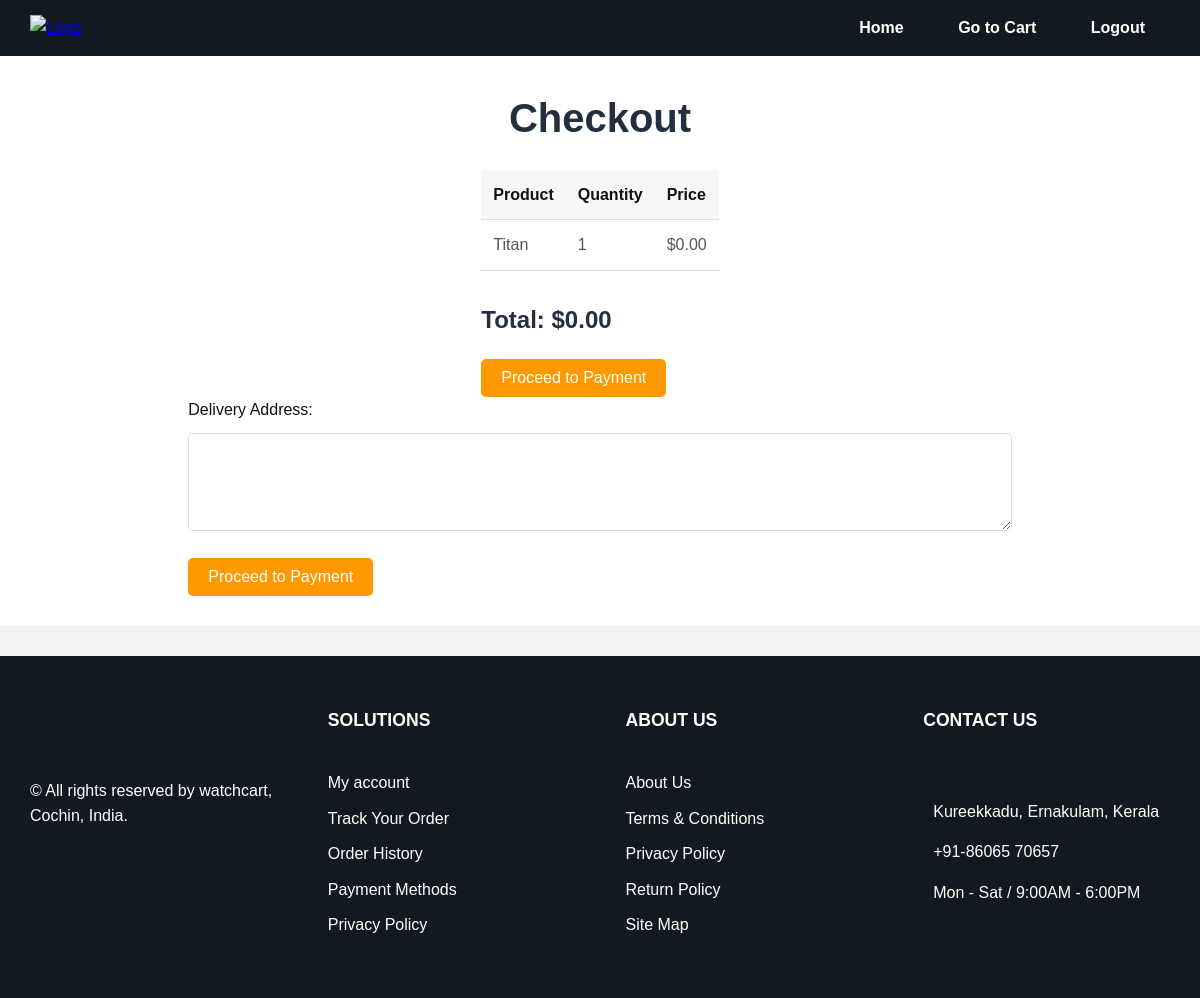
Screenshot of /checkout/ (signed in) with the database file from the repository.
### eapp/models.py (models this page shows, shortened)
class Cart(models.Model):
    user = models.ForeignKey(User, on_delete=models.CASCADE)
    product = models.ForeignKey(Gallery, on_delete=models.CASCADE)
    quantity = models.PositiveIntegerField(default=1)

class Gallery(models.Model):
    title1 = models.CharField(max_length=100)
    title2 = models.CharField(max_length=100)
    title3 = models.CharField(max_length=100)
    feedimage = models.ImageField(upload_to='gallery_images/')
    quantity = models.IntegerField(default=0)  # Add quantity field to track stock
    user = models.ForeignKey(User, on_delete=models.CASCADE)  # Seller user

### eapp/views.py (the view, shortened to what this page needs)
# urls.py: path('checkout/', views.checkout, name='checkout'),
@login_required
def checkout(request):
    cart_items = Cart.objects.filter(user=request.user)
    total_price = sum(item.product.quantity * item.quantity for item in cart_items)
    return render(request, 'checkout.html', {
        'cart_items': cart_items,
        'total_price': total_price
    })

### templates/checkout.html (shortened to what this page needs)
{% load static %}
<!DOCTYPE html>
<html lang="en">
<head>
    <link rel="stylesheet" href="{% static 'css/checkout.css' %}">
</head>
<body>
    <nav class="navbar">
        <div class="logo">
            <a href="{% url 'index' %}"><img src="{% static 'images/logo.png' %}" alt="Logo" class="logo-img"></a>
        </div>
        <div class="nav-links">
            <a href="{% url 'index' %}">Home</a>
            <a href="{% url 'cart' %}">Go to Cart</a>
            <a href="{% url 'logout' %}">Logout</a>
        </div>
    </nav>
    <div class="main-content">
        <h1>Checkout</h1>
        <div class="cart-items">
            {% if cart_items %}
                <table>
                    <thead>
                        <tr>
                            <th>Product</th>
                            <th>Quantity</th>
                            <th>Price</th>
                        </tr>
                    </thead>
                    <tbody>
                        {% for item in cart_items %}
                        <tr>
                            <td>{{ item.product.title1 }}</td>
                            <td>{{ item.quantity }}</td>
                            <td>${{ item.product.quantity|floatformat:2 }}</td>
                        </tr>
                        {% endfor %}
                    </tbody>
                </table>
                <h3>Total: ${{ total_price|floatformat:2 }}</h3>
                <form method="POST">
                    <button type="submit">Proceed to Payment</button>
                </form>
            {% else %}
                <p>Your cart is empty.</p>
            {% endif %}
        </div>
        <form method="POST">
          <label for="address">Delivery Address:</label>
          <textarea name="address" id="address" rows="4" cols="50" required></textarea>
          <button type="submit">Proceed to Payment</button>
      </form>
    </div>
    <div class="foot">
        <div class="foot1">
          <ul style="list-style-type: none;">
            <li><img src="./images/logo.png" alt=""></li>
            <li><img src="./images/foot1.jpeg" alt="" class="footimg"></li>
            <li>© All rights reserved by watchcart, Cochin, India.</li>
          </ul>
        </div>
        <div class="foot2">
          <ul style="list-style-type: none;">
            <li><b>SOLUTIONS</b></li>
            <br>
            <li>My account</li>
            <li>Track Your Order</li>
            <li>Order History</li>
            <li>Payment Methods</li>
            <li>Privacy Policy</li>
          </ul>
        </div>
        <div class="foot3">
          <ul style="list-style-type: none;">
            <li><b>ABOUT US</b></li>
            <br>
            <li>About Us</li>
            <li> Terms & Conditions</li>
            <li>Privacy Policy</li>
            <li>Return Policy</li>
            <li> Site Map</li>
          </ul>
        </div>
        <div class="foot4">
          <ul style="list-style-type:none">
            <li><b>CONTACT US</b></li>
            <br><br>
            <li>
              Kureekkadu, Ernakulam, Kerala</li>
            <li>  +91-86065 70657</li>
            <li>  Mon - Sat / 9:00AM - 6:00PM</li>
          </ul>
        </div>
      </div>
</body>
</html>

### static/css/checkout.css (style rules this page uses)
* { margin: 0; padding: 0; box-sizing: border-box; font-family: Arial, sans-serif; }
body { background-color: #f2f2f2; color: #111; line-height: 1.6; }
.navbar { background-color: #131921; color: white; display: flex; justify-content: space-between; padding: 15px 30px; align-items: center; }
.navbar .logo img { width: 120px; }
.navbar .nav-links a { color: white; text-decoration: none; padding: 10px 15px; margin: 0 10px; font-weight: 600; }
.main-content { display: flex; flex-direction: column; align-items: center; padding: 30px; max-width: 1200px; margin: 0 auto; background-color: white; }
.main-content h1 { font-size: 2.5em; margin-bottom: 20px; color: #232f3e; }
.cart-items table { width: 100%; border-collapse: collapse; margin-bottom: 30px; }
.cart-items table th, .cart-items table td { text-align: left; padding: 12px; border-bottom: 1px solid #ddd; }
.cart-items table th { background-color: #f7f7f7; font-weight: bold; }
.cart-items table td { color: #555; }
.cart-items h3 { font-size: 1.5em; color: #232f3e; margin-top: 20px; }
form button { background-color: #ff9900; color: white; padding: 10px 20px; border: none; border-radius: 5px; cursor: pointer; font-size: 1em; margin-top: 20px; transition: background-color 0.3s ease; }
form textarea { width: 100%; padding: 12px; margin-top: 10px; border: 1px solid #ddd; border-radius: 5px; font-size: 1em; box-sizing: border-box; resize: vertical; }
.foot { background-color: #131921; color: white; display: flex; justify-content: space-between; padding: 40px 20px; margin-top: 30px; flex-wrap: wrap; gap: 20px; }
.foot1, .foot2, .foot3, .foot4 { width: 23%; min-width: 250px; padding: 10px; }
.foot ul { list-style-type: none; padding: 0; }
.foot ul li { margin-bottom: 10px; }
.foot ul li b { font-size: 1.1rem; font-weight: bold; }

### rows the page displays
Cart: product.title1 "Titan", quantity "1", product.quantity "0.00"

### other values shown
{{ total_price|floatformat:2 }} "0.00"
